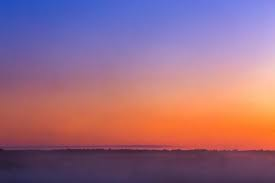
#> input picture sample.jpg, 275 x 183 px
$ python room_analysis.py sample.jpg --reference-length 2 --reference-pixels 180
#> lines starting #> are read from the running program, lines starting #| are printed output that depends on the picture; after the words box and inside, x2 and y2 are one past the last pixel; in counts of white or black regions, pixels touching at a corner belong together
"""Measure a room from a single photo using OpenCV.

The detector finds wall/ceiling/floor boundaries with Canny edges and Hough
line segments, converts a pixel span into metres using a known reference
length (a door is about 2 m), and writes an annotated overlay image.

Command line example::

    python room_analysis.py sample.jpg --reference-length 2 --reference-pixels 180

Python API::

    from room_analysis import analyze_room
    result = analyze_room('sample.jpg', reference_length_m=2.0,
                          reference_pixels=180, manual={'height_m': 2.8})
"""
import argparse
import json
import os
import uuid

import cv2
import numpy as np

BASE_DIR = os.path.dirname(os.path.abspath(__file__))
DEFAULT_OUTPUT_DIR = os.path.join(BASE_DIR, 'static', 'uploads', 'analysis')
DEFAULT_REFERENCE_M = 2.0  # a typical interior door
DEFAULT_CEILING_M = 2.8

# Confidence is based on how many independent signals were found.
PLAUSIBLE = {
    'width_m': (1.5, 15.0),
    'length_m': (1.5, 20.0),
    'height_m': (2.0, 4.5),
}


def _load_image(path, max_size):
    """Return the resized working image plus original size and scale factor."""
    image = cv2.imread(str(path))
    if image is None:
        raise ValueError('Could not read image: %s' % path)
    height, width = image.shape[:2]
    scale = 1.0
    if max(width, height) > max_size:
        scale = max_size / float(max(width, height))
        image = cv2.resize(image, None, fx=scale, fy=scale,
                           interpolation=cv2.INTER_AREA)
    return image, width, height, scale


def _edge_map(image):
    gray = cv2.cvtColor(image, cv2.COLOR_BGR2GRAY)
    gray = cv2.createCLAHE(2.0, (8, 8)).apply(gray)
    gray = cv2.bilateralFilter(gray, 7, 50, 50)
    edges = cv2.Canny(gray, 60, 160)
    kernel = cv2.getStructuringElement(cv2.MORPH_RECT, (3, 3))
    return cv2.morphologyEx(edges, cv2.MORPH_CLOSE, kernel)


def _hough_segments(edges, width, height):
    """Detect long line segments and label them horizontal / vertical / other."""
    smallest = min(width, height)
    lines = cv2.HoughLinesP(
        edges, 1, np.pi / 180,
        threshold=max(30, int(smallest * 0.075)),
        minLineLength=max(35, int(smallest * 0.14)),
        maxLineGap=max(8, int(smallest * 0.025)),
    )
    segments = []
    if lines is None:
        return segments
    # OpenCV 3/4 return (N, 1, 4); OpenCV 5 returns (N, 4).
    lines = np.asarray(lines).reshape(-1, 4)
    for x1, y1, x2, y2 in lines:
        x1, y1, x2, y2 = [float(v) for v in (x1, y1, x2, y2)]
        dx, dy = x2 - x1, y2 - y1
        length = float(np.hypot(dx, dy))
        if length < 1:
            continue
        angle = np.degrees(np.arctan2(dy, dx))
        if angle > 90:
            angle -= 180
        elif angle < -90:
            angle += 180
        if abs(angle) <= 10:
            orientation = 'horizontal'
        elif abs(abs(angle) - 90) <= 10:
            orientation = 'vertical'
        else:
            orientation = 'diagonal'
        segments.append({
            'x1': x1, 'y1': y1, 'x2': x2, 'y2': y2,
            'x': (x1 + x2) / 2.0, 'y': (y1 + y2) / 2.0,
            'length': length, 'angle': round(float(angle), 1),
            'orientation': orientation,
        })
    return segments


def _cluster(segments, axis, tolerance):
    """Group parallel lines by position; weight each group by segment length."""
    items = sorted((s for s in segments if s['orientation'] != 'diagonal'),
                   key=lambda s: s[axis])
    groups = []
    for seg in items:
        value = seg[axis]
        if groups and value - groups[-1]['start'] <= tolerance:
            groups[-1]['items'].append(seg)
        else:
            groups.append({'start': value, 'items': [seg]})
    result = []
    for group in groups:
        weight = sum(s['length'] for s in group['items'])
        centre = sum(s[axis] * s['length'] for s in group['items']) / weight
        result.append({'position': centre, 'weight': weight,
                       'count': len(group['items']), 'items': group['items']})
    return result


def _best_pair(clusters, low_limit, high_limit):
    """Pick the two most separated boundaries on opposite halves of the image."""
    low = [c for c in clusters if c['position'] < low_limit]
    high = [c for c in clusters if c['position'] > high_limit]
    if not low or not high:
        if len(clusters) < 2:
            return None
        ordered = sorted(clusters, key=lambda c: c['position'])
        return ordered[0], ordered[-1], False
    best = max(((a, b) for a in low for b in high),
               key=lambda pair: (pair[1]['position'] - pair[0]['position'])
               + 0.05 * (pair[0]['weight'] + pair[1]['weight']))
    return best[0], best[1], True


def _auto_reference(segments, floor_y, height):
    """Guess the door: a medium-tall vertical line ending near the floor."""
    candidates = [s for s in segments if s['orientation'] == 'vertical'
                  and 0.12 * height <= s['length'] <= 0.7 * height]
    if not candidates:
        return None
    horizontals = [s for s in segments if s['orientation'] == 'horizontal']

    def score(seg):
        ratio = seg['length'] / float(height)
        value = 1.0 - abs(ratio - 0.33) / 0.33
        bottom = max(seg['y1'], seg['y2'])
        top = min(seg['y1'], seg['y2'])
        value += 0.5 * (1.0 - min(1.0, abs(bottom - floor_y) / float(height)))
        if any(abs(h['y'] - top) < 0.025 * height for h in horizontals):
            value += 0.3
        return value

    return max(candidates, key=score)


def _draw_overlay(image, segments, vertical_pair, horizontal_pair,
                  reference_segment, result):
    canvas = image.copy()
    h, w = canvas.shape[:2]

    for seg in segments:
        if seg['orientation'] == 'vertical':
            colour, thickness = (0, 220, 0), 1
        elif seg['orientation'] == 'horizontal':
            colour, thickness = (0, 220, 255), 1
        else:
            colour, thickness = (130, 130, 130), 1
        cv2.line(canvas, (int(seg['x1']), int(seg['y1'])),
                 (int(seg['x2']), int(seg['y2'])), colour, thickness)

    if vertical_pair:
        for cluster in vertical_pair[:2]:
            x = int(cluster['position'])
            cv2.line(canvas, (x, 0), (x, h), (0, 0, 255), 3)
    if horizontal_pair:
        for cluster in horizontal_pair[:2]:
            y = int(cluster['position'])
            cv2.line(canvas, (0, y), (w, y), (255, 0, 255), 3)
    if vertical_pair and horizontal_pair:
        for x_cluster in vertical_pair[:2]:
            for y_cluster in horizontal_pair[:2]:
                cv2.circle(canvas, (int(x_cluster['position']),
                                    int(y_cluster['position'])), 6, (0, 0, 255), -1)
    if reference_segment:
        cv2.line(canvas, (int(reference_segment['x1']), int(reference_segment['y1'])),
                 (int(reference_segment['x2']), int(reference_segment['y2'])),
                 (0, 255, 255), 4)

    lines = [
        'Room: W %.2f m x L %.2f m x H %.2f m' % (
            result['width_m'], result['length_m'], result['height_m']),
        'Confidence: %s | Reference: %.2f m = %d px (%s)' % (
            result['confidence'], result['reference']['length_m'],
            round(result['reference']['pixels']), result['reference']['source']),
    ]
    note = result['note']
    while note:
        lines.append(note[:72])
        note = note[72:].strip()

    overlay = canvas.copy()
    box_height = 14 + 22 * len(lines)
    cv2.rectangle(overlay, (8, 8), (min(w - 8, 560), box_height), (20, 20, 20), -1)
    cv2.addWeighted(overlay, 0.85, canvas, 0.15, 0, canvas)
    for index, text in enumerate(lines):
        cv2.putText(canvas, text, (18, 30 + index * 22),
                    cv2.FONT_HERSHEY_SIMPLEX, 0.55, (255, 255, 255), 1,
                    cv2.LINE_AA)

    output_dir = result.get('_output_dir', DEFAULT_OUTPUT_DIR)
    os.makedirs(output_dir, exist_ok=True)
    filename = 'analysis_' + uuid.uuid4().hex + '.png'
    path = os.path.join(output_dir, filename)
    if not cv2.imwrite(path, canvas):
        raise RuntimeError('Could not write overlay image: %s' % path)
    try:
        return os.path.relpath(path, BASE_DIR).replace('\\', '/')
    except ValueError:
        return path


def analyze_room(image_path, reference_length_m=DEFAULT_REFERENCE_M,
                 reference_pixels=None, manual=None, output_dir=None,
                 max_size=1400):
    """Measure a room and return dimensions, confidence and an overlay path.

    ``reference_pixels`` is the on-screen length of the reference object in the
    original image (e.g. a door that is about 2 m tall). If omitted, a door-like
    vertical segment is guessed and confidence is reduced.

    ``manual`` may contain any of ``width_m``, ``length_m``, ``height_m``,
    ``reference_pixels`` and ``reference_length_m`` to override detection.
    """
    work, original_w, original_h, scale = _load_image(image_path, max_size)
    height, width = work.shape[:2]
    output_dir = output_dir or DEFAULT_OUTPUT_DIR
    manual = dict(manual or {})
    notes = []

    edges = _edge_map(work)
    segments = _hough_segments(edges, width, height)
    vertical_lines = [s for s in segments if s['orientation'] == 'vertical']
    horizontal_lines = [s for s in segments if s['orientation'] == 'horizontal']
    verticals = _cluster(vertical_lines, 'x', max(8, 0.02 * width))
    horizontals = _cluster(horizontal_lines, 'y', max(8, 0.02 * height))
    vertical_pair = _best_pair(verticals, 0.45 * width, 0.55 * width)
    horizontal_pair = _best_pair(horizontals, 0.42 * height, 0.55 * height)

    floor_y = horizontal_pair[1]['position'] if horizontal_pair else height * 0.8
    ref_segment = _auto_reference(segments, floor_y, height)

    # Reference length / pixel span (pixel values are given for the source image).
    ref_m = float(manual.get('reference_length_m', reference_length_m))
    ref_source = 'manual'
    if 'reference_pixels' in manual:
        ref_px = float(manual['reference_pixels']) * scale
    elif reference_pixels is not None:
        ref_px = float(reference_pixels) * scale
    elif ref_segment:
        ref_px = float(ref_segment['length'])
        ref_source = 'auto door guess'
        notes.append('Reference length was guessed from a door-like edge; '
                     'supply its pixel height for a reliable scale.')
    else:
        ref_px = float(height)
        ref_m = DEFAULT_CEILING_M
        ref_source = 'assumed ceiling height'
        notes.append('No reference edge found; assumed a %.1f m ceiling.' % DEFAULT_CEILING_M)

    if ref_px <= 0 or ref_m <= 0:
        raise ValueError('Reference length and pixel span must be positive.')
    metres_per_pixel = ref_m / ref_px

    # Pixel spans -> metres.
    if vertical_pair:
        width_px = abs(vertical_pair[1]['position'] - vertical_pair[0]['position'])
        width_m = width_px * metres_per_pixel
    else:
        width_px = None
        width_m = max(3.0, ref_m * 2.2)
        notes.append('Wall boundaries unclear; width is a rough estimate.')

    if horizontal_pair:
        height_px = abs(horizontal_pair[1]['position'] - horizontal_pair[0]['position'])
        height_m = height_px * metres_per_pixel
    else:
        height_px = None
        height_m = DEFAULT_CEILING_M
        notes.append('Ceiling/floor lines unclear; using a %.1f m ceiling estimate.'
                     % DEFAULT_CEILING_M)

    length_m = width_m * 1.3
    notes.append('Length (depth) is estimated from typical room proportions; '
                 'override it if you know the room plan.')

    overridden = [key for key in ('width_m', 'length_m', 'height_m') if key in manual]
    if 'width_m' in manual:
        width_m = float(manual['width_m'])
    if 'length_m' in manual:
        length_m = float(manual['length_m'])
    if 'height_m' in manual:
        height_m = float(manual['height_m'])
    if overridden:
        notes.append('Manual override applied to: %s.' % ', '.join(overridden))

    # Confidence from the independent signals available.
    signals = sum([bool(vertical_pair), bool(horizontal_pair),
                   ref_source == 'manual', all(
                       PLAUSIBLE[key][0] <= value <= PLAUSIBLE[key][1]
                       for key, value in (('width_m', width_m),
                                          ('length_m', length_m),
                                          ('height_m', height_m)))])
    if len(overridden) == 3:
        confidence = 'manual'
    elif signals >= 3:
        confidence = 'high'
    elif signals >= 1:
        confidence = 'medium'
    else:
        confidence = 'low'
    if signals < 4 and 'plausible' not in ' '.join(notes):
        notes.append('Check the result against a known measurement before ordering.')

    result = {
        'width_m': round(width_m, 2),
        'length_m': round(length_m, 2),
        'height_m': round(height_m, 2),
        'confidence': confidence,
        'note': ' '.join(notes),
        'reference': {
            'length_m': round(ref_m, 2),
            'pixels': round(ref_px / scale, 1),
            'source': ref_source,
        },
        'detected': {
            'segments': len(segments),
            'verticals': len(verticals),
            'horizontals': len(horizontals),
            'width_px': round(width_px, 1) if width_px else None,
            'height_px': round(height_px, 1) if height_px else None,
            'corners': [
                [round(v['position'] / scale, 1), round(hh['position'] / scale, 1)]
                for v in (vertical_pair[:2] if vertical_pair else [])
                for hh in (horizontal_pair[:2] if horizontal_pair else [])
            ],
        },
        'image_size': [original_w, original_h],
        '_output_dir': output_dir,
    }
    result['overlay_path'] = _draw_overlay(work, segments, vertical_pair,
                                           horizontal_pair, ref_segment, result)
    result.pop('_output_dir', None)
    return result


def main():
    parser = argparse.ArgumentParser(description='Measure a room from a photo.')
    parser.add_argument('image', help='path to a room photo')
    parser.add_argument('--reference-length', type=float, default=DEFAULT_REFERENCE_M,
                        help='known length of the reference object in metres (default 2)')
    parser.add_argument('--reference-pixels', type=float,
                        help='pixel length of the reference object in the original image')
    parser.add_argument('--width', type=float, help='manual width in metres')
    parser.add_argument('--length', type=float, help='manual length in metres')
    parser.add_argument('--height', type=float, help='manual height in metres')
    parser.add_argument('--output-dir', default=DEFAULT_OUTPUT_DIR,
                        help='where to write the annotated overlay image')
    args = parser.parse_args()

    manual = {key: getattr(args, key) for key in ('width', 'length', 'height')
              if getattr(args, key) is not None}
    result = analyze_room(args.image, args.reference_length, args.reference_pixels,
                          manual, args.output_dir)
#> in _load_image, image is the input picture: shape (183, 275, 3); mean B, G, R 130.7, 107.1, 153.1
#> in analyze_room, `work, original_w, original_h, scale = _load_image(image_path, max_size)`: original_w = 275; original_h = 183; scale = 1
#> in _edge_map, `gray = cv2.cvtColor(image, cv2.COLOR_BGR2GRAY)`:
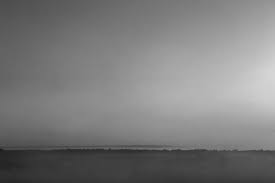
#> gray: shape (183, 275); min 26, max 214, mean 123.5
#> in _edge_map, `gray = cv2.createCLAHE(2.0, (8, 8)).apply(gray)`:
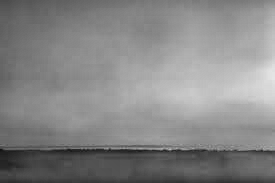
#> gray: shape (183, 275); min 18, max 229, mean 133.9
#> in _edge_map, `edges = cv2.Canny(gray, 60, 160)`:
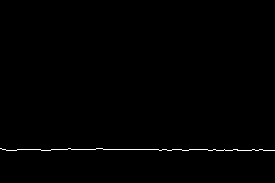
#> edges: shape (183, 275); 0.55% white in thin lines or dots, all inside (x1, y1, x2, y2) = (0, 148, 275, 151)
#> in _hough_segments, `lines = cv2.HoughLinesP( edges, 1, np.pi / 180, threshold=max(30, int(..`: lines = [[51, 149, 237, 149], [208, 150, 274, 150]]
#> the loop in _hough_segments, `for x1, y1, x2, y2 in lines:` made 2 passes
#> (x1, y1, x2, y2, dx, dy, length, angle) on passes 1 to 2: (51, 149, 237, 149, 186, 0, 186, 0), (208, 150, 274, 150, 66, 0, 66, 0)
#> after the loop in _hough_segments, `for x1, y1, x2, y2 in lines:`: segments = 2 items
#> in analyze_room, `vertical_lines = [s for s in segments if s['orientation'] == 'vertical']`: vertical_lines = []
#> in analyze_room, `horizontal_lines = [s for s in segments if s['orientation'] == 'horizo..`: horizontal_lines = 2 items
#> in _cluster, `items = sorted((s for s in segments if s['orientation'] != 'diagonal')..`: items = []
#> the loop in _cluster (call 2), `for seg in items:` made 2 passes
#> value on passes 1 to 2: 149, 150
#> the loop in _cluster (call 2), `for group in groups:` made 1 pass
#> (weight, centre) on pass 1: (252, 149.3)
#> in analyze_room, `horizontals = _cluster(horizontal_lines, 'y', max(8, 0.02 * height))`: horizontals = 1 item
#> in _best_pair, `low = [c for c in clusters if c['position'] < low_limit]`: low = []
#> in analyze_room, `floor_y = horizontal_pair[1]['position'] if horizontal_pair else heigh..`: floor_y = 146.4
#> in _auto_reference, `candidates = [s for s in segments if s['orientation'] == 'vertical' an..`: candidates = []
#> in analyze_room, `ref_px = float(reference_pixels) * scale`: ref_px = 180
#> in analyze_room, `metres_per_pixel = ref_m / ref_px`: metres_per_pixel = 0.0111
#> in analyze_room, `signals = sum([bool(vertical_pair), bool(horizontal_pair), ref_source ..`: signals = 2
#> the loop in _draw_overlay, `for seg in segments:` made 2 passes
#> (colour, thickness) on passes 1 to 2: ((0, 220, 255), 1), ((0, 220, 255), 1)
#> after the loop in _draw_overlay, `for seg in segments:`:
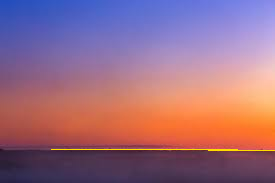
#> canvas: shape (183, 275, 3); 0.5% of pixels changed, all inside (x1, y1, x2, y2) = (51, 149, 275, 151)
#> the loop in _draw_overlay, `while note:` made 4 passes
#> note on pass 4: ''
#> after the loop in _draw_overlay, `while note:`: lines = 6 items
#> in _draw_overlay, `box_height = 14 + 22 * len(lines)`: box_height = 146
#> in _draw_overlay, `cv2.rectangle(overlay, (8, 8), (min(w - 8, 560), box_height), (20, 20,..`:
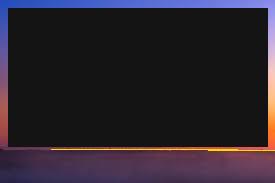
#> overlay: shape (183, 275, 3); mean B, G, R 44.3, 35.3, 42.3
#> in _draw_overlay, `cv2.addWeighted(overlay, 0.85, canvas, 0.15, 0, canvas)`:
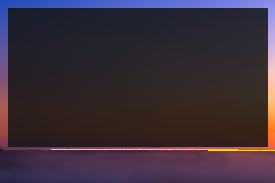
#> canvas: shape (183, 275, 3); mean B, G, R 57.3, 46.2, 59
#> the loop in _draw_overlay, `for index, text in enumerate(lines):` made 6 passes
#> text on pass 1: 'Room: W 4.40 m x L 5.72 m x H 2.80 m'
#> after the loop in _draw_overlay, `for index, text in enumerate(lines):`:
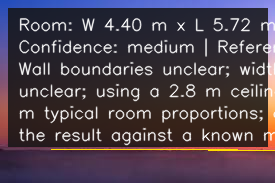
#> canvas: shape (183, 275, 3); 18.14% of pixels changed, all inside (x1, y1, x2, y2) = (18, 17, 275, 146)
#> result = 9 items
    print(json.dumps(result, indent=2))
#> (printed output is left out)


if __name__ == '__main__':
    main()

$ run again, with test.jpg copied over sample.jpg
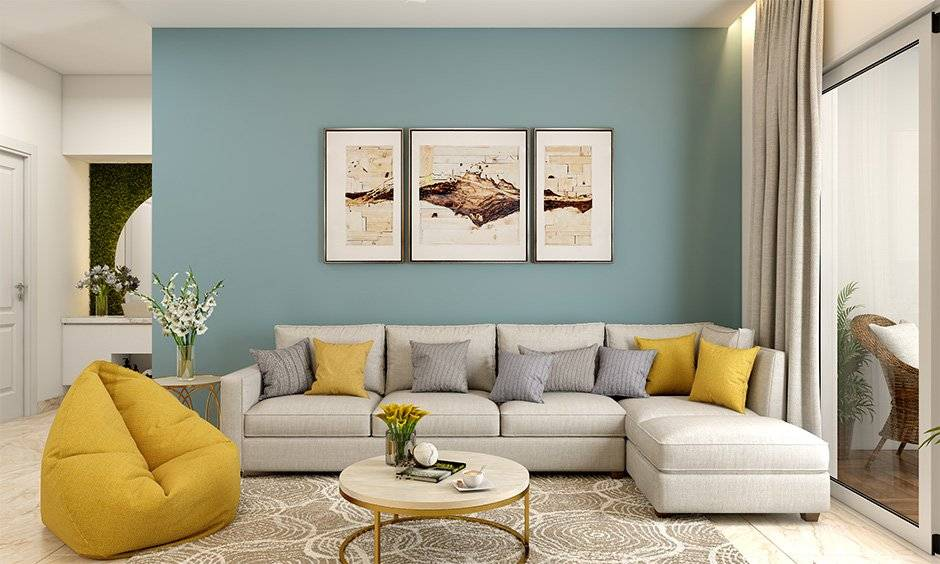
#> input picture test.jpg, 940 x 564 px
#> in _load_image, image is the input picture: shape (564, 940, 3); mean B, G, R 143.9, 163.3, 169
#> original_w = 940; original_h = 564; scale = 1
#> in _edge_map, `edges = cv2.Canny(gray, 60, 160)`:
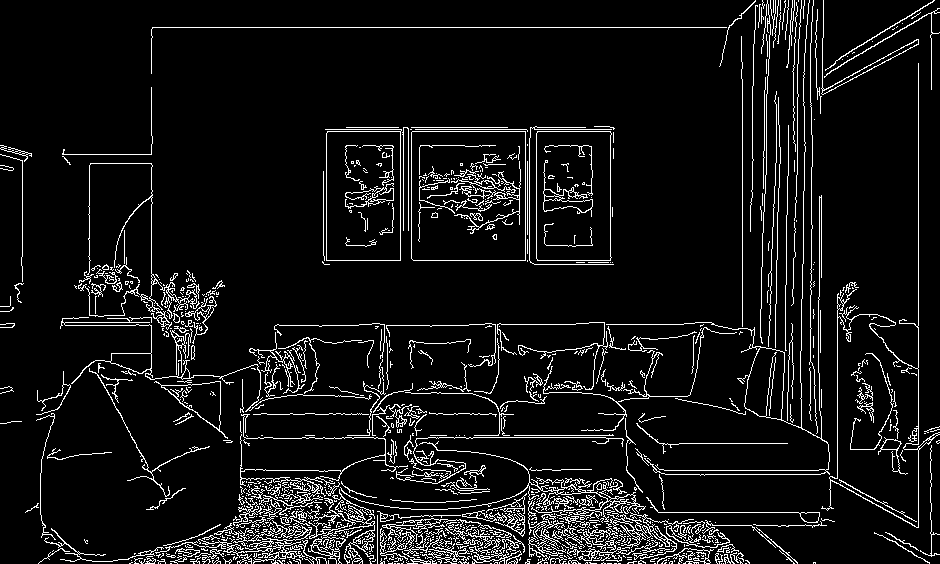
#> edges: shape (564, 940); 7.7% white in thin lines or dots
#> lines = 243 rows, first 6: [128, 558, 714, 527], [118, 559, 734, 548], [144, 551, 663, 506], [113, 560, 747, 560], [152, 27, 729, 27], [134, 553, 715, 522]
#> the loop in _hough_segments, `for x1, y1, x2, y2 in lines:` made 243 passes
#> (x1, y1, x2, y2, dx, dy, length, angle) on passes 1 to 8: (128, 558, 714, 527, 586, -31, 586.8, -3.03), (118, 559, 734, 548, 616, -11, 616.1, -1.02), (144, 551, 663, 506, 519, -45, 520.9, -4.96), (113, 560, 747, 560, 634, 0, 634, 0), (152, 27, 729, 27, 577, 0, 577, 0), (134, 553, 715, 522, 581, -31, 581.8, -3.05), (515, 495, 635, 482, 120, -13, 120.7, -6.18), (157, 547, 465, 520, 308, -27, 309.2, -5.01)
#> the loop in _cluster, `for seg in items:` made 31 passes
#> the loop in _cluster, `for group in groups:` made 14 passes
#> the loop in _cluster (call 2), `for seg in items:` made 143 passes
#> the loop in _cluster (call 2), `for group in groups:` made 21 passes
#> the loop in _draw_overlay, `for cluster in vertical_pair[:2]:` made 2 passes
#> the loop in _draw_overlay, `for cluster in horizontal_pair[:2]:` made 2 passes
#> the loop in _draw_overlay, `for x_cluster in vertical_pair[:2]:` made 2 passes
#> the loop in _draw_overlay, `while note:` made 3 passes
#> overlay: shape (564, 940, 3); mean B, G, R 118.9, 145.8, 156.9
#> the loop in _draw_overlay, `for index, text in enumerate(lines):` made 5 passes
#> text on passes 1, 5: 'Room: W 9.98 m x L 12.97 m x H 5.63 m', 'efore ordering.'
#> after the loop in _draw_overlay, `for index, text in enumerate(lines):`:
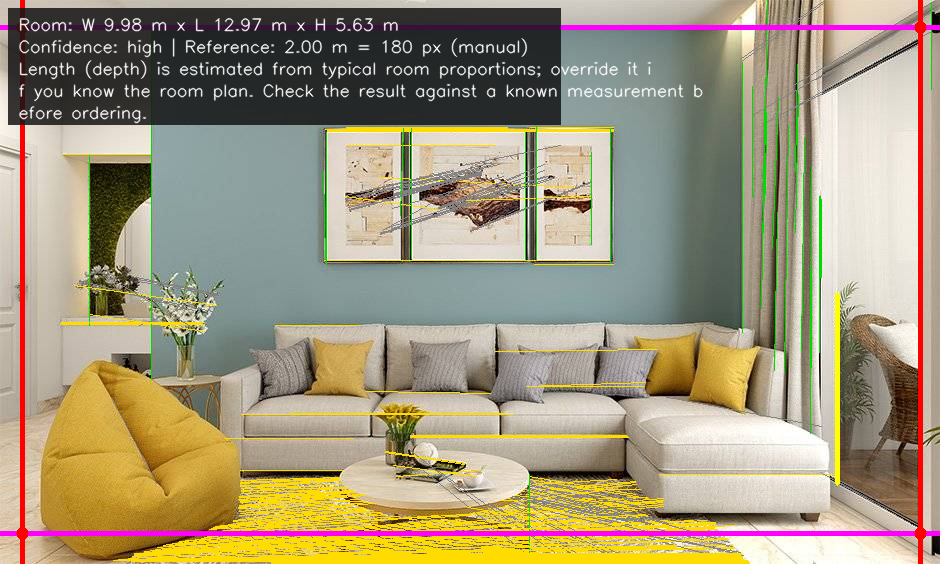
#> canvas: shape (564, 940, 3); mean B, G, R 123.7, 150.5, 161.7
#> (printed output is left out)
